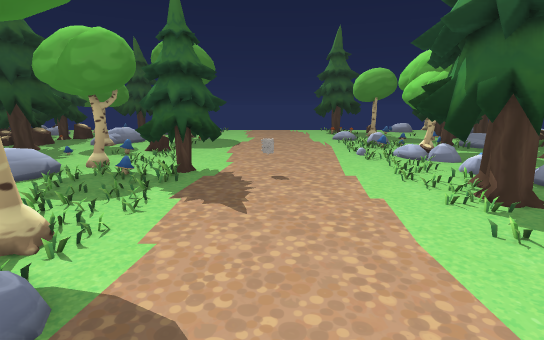
view 1 (above)

24 first-person views from a walk through a 3-D level made in the Unity game engine. The camera is 1.3 m above the floor, tilts 12° down and sees 85° across. The floor is counted in squares, 0.5 m on a side. Each view is taken from the middle of a square. On the plan, view 1 faces up. The plan holds only what a view shows up to about 19 squares ahead; the rest is blank. The place goes on beyond the plan. The player is left out.

view 2
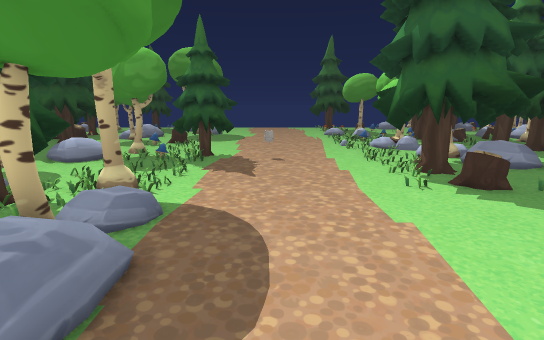

view 3
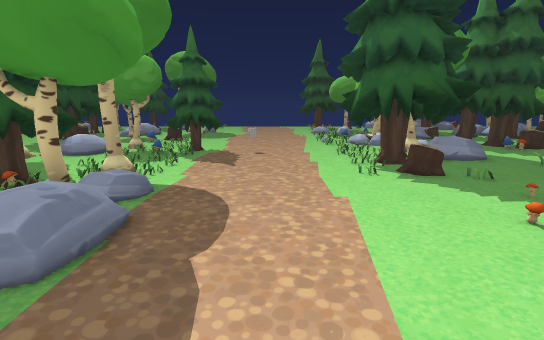

view 4
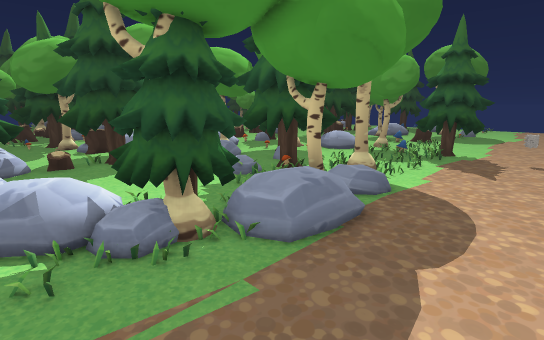

view 5
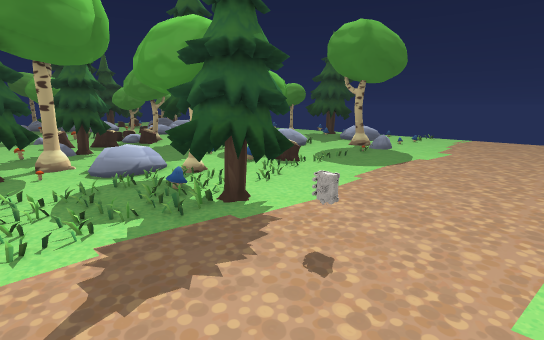

view 6
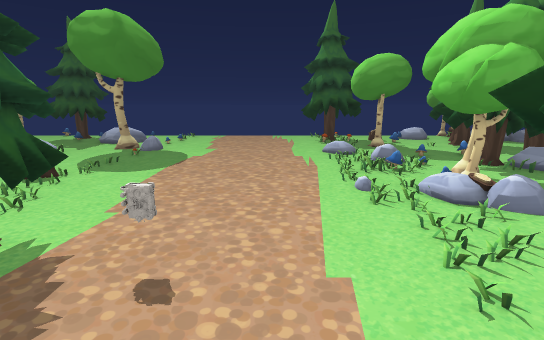

view 7
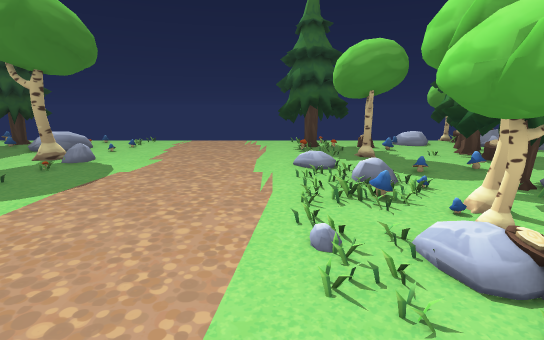

view 8
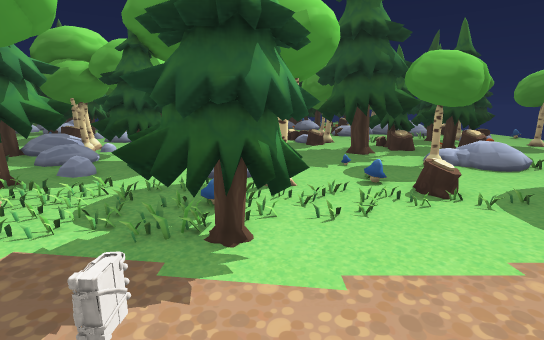

view 9
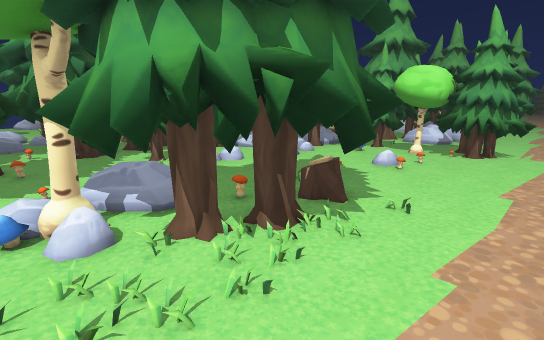

view 10
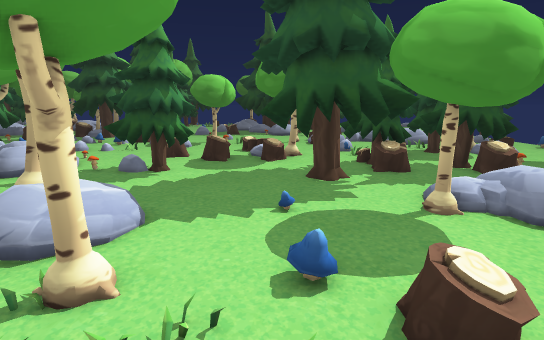

view 11
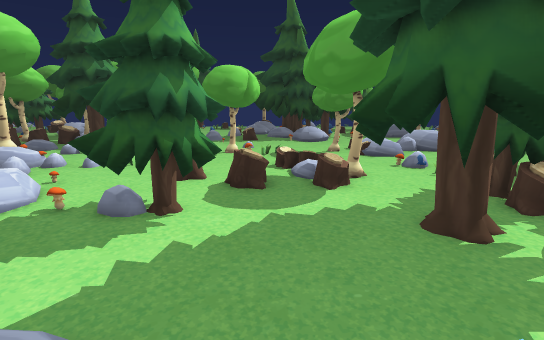

view 12
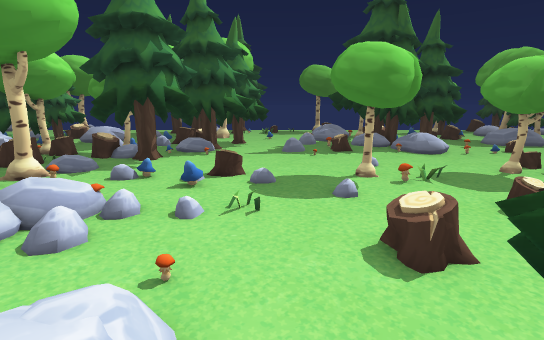

view 13
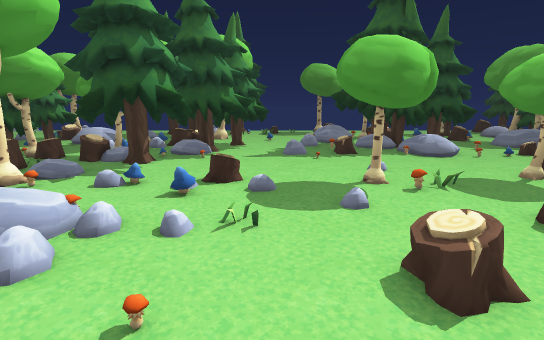

view 14
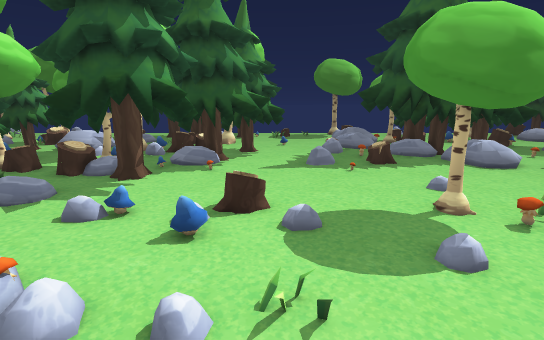

view 15
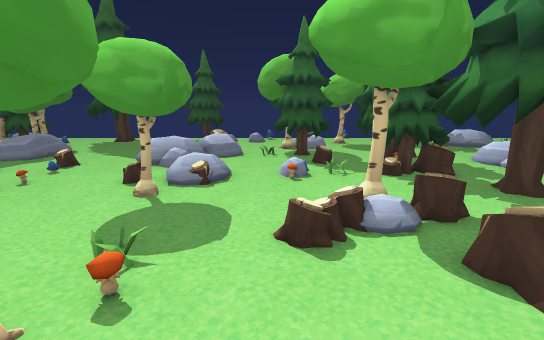

view 16
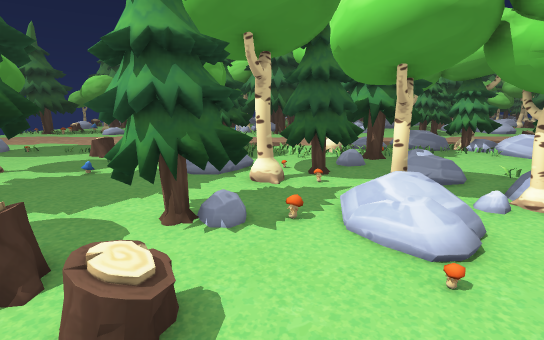

view 17
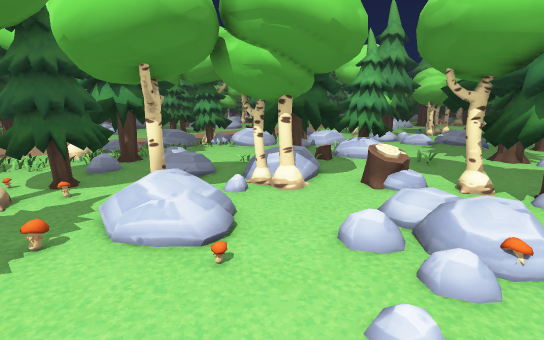

view 18
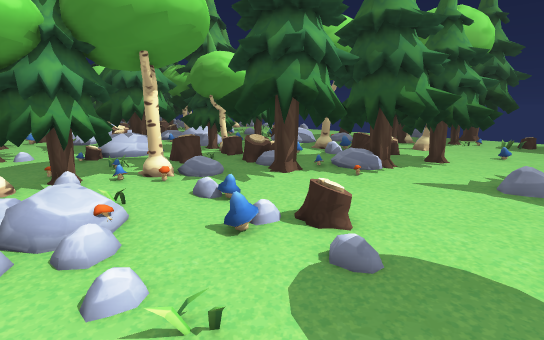

view 19
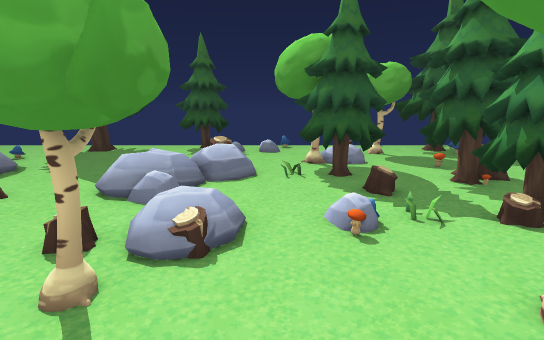

view 20
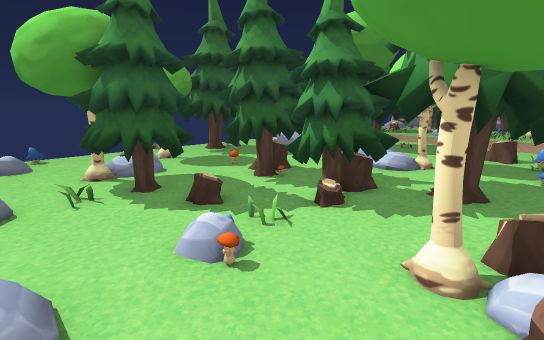

view 21
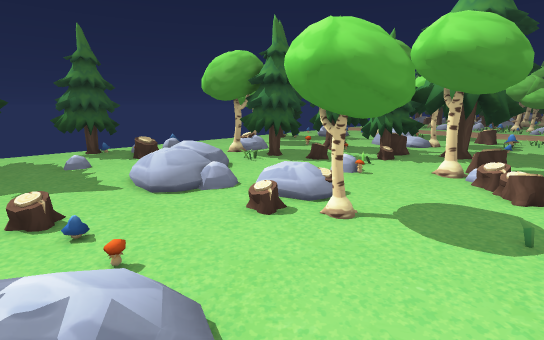

view 22
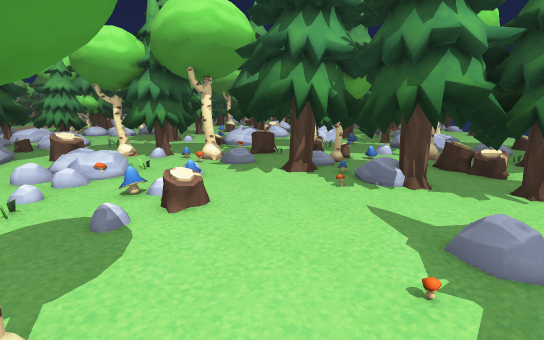

view 23
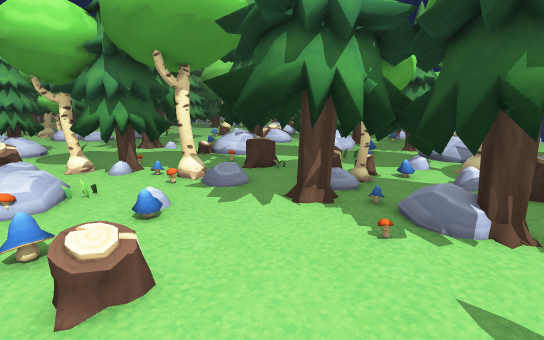

view 24
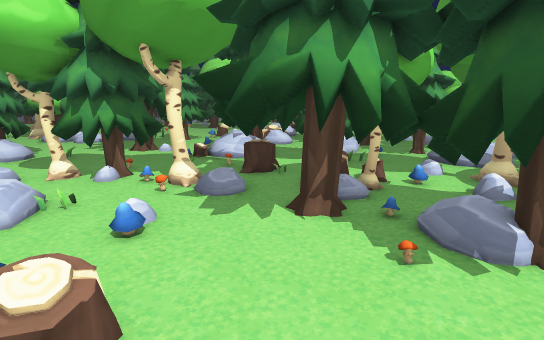

### Floor plan
Key: @ floor where view 1 was taken; # wall or solid block; . main floor; : floor 0.25 m higher than the main floor; + floor 0.5 m higher than the main floor; / step, stairs or slope; = window, fence, low wall or low ledge; T tree; M mushroom; H thing the floor can be seen under or through; S stump; O other object.
Columns run from 35 left of view 1 to 10 right of it. Each row starts with its distance up from view 1.
 26 #......   :.TTT .TTT ... ..## ...........   #.
 25 =.....: :+:.TTTTTTTTT.................... /...
 24 :.....+++....TTTTTOTT..://...............//...
 23 ......:+:........TTT..:++/...O............. .O
 22 ...:....:.......TTT...####................. ..
 21 O..M.....:...O..TTTTT. ###.................:.T
 20 TT.....//+:..M..TTTTTT ###..................OT
 19 TT.M...### ......TTTTTT###................M
 18 TT::...####... #.TTTTTT.....O..............##
 17 TT++...####... #  TTTTT....M..............###
 16 TT:O....##....### TTTT..M.................###
 15 TT...........O##..........................:::
 14 TT.........................##..TT............
 13 T......  HH.....S.TT......###.TTTT..........M
 12 O.O....HHHH......TTTT...:+###.TTTT.O.....TTT##
 11 .......HHHH....O.TTTT... +:...MTTT......TTTTT
 10  ...M...HH.......TTTT....:.....T........TTTTTT
  9 ..O................M...#T..............TTTTTTT
  8 .......................TTO..............TTTMMT
  7 TT................::  OTTT..............TTTTT.
  6 TTTT....O....:..MO ##  TTTTTT.=.........TTSTT.
  5 TTTT......M.......### ...TTTTTH...........T...
  4 TTTTMTT......:.:.......:.TTTTT ...............
  3 TTTTTTTT.M..M:.... #  :+: TOOT ::.............
  2 TTTMTTTT....:+::..####.:..TTTT H#...........O
  1   ##TTTT.....::...####.......  ##............
  0   ###TTT:...T.. SS TTTTT......###..@......M:..
 -1     SS..:##OTTT SS.TTT T......:=+.......... ..
 -2      .... TTTT## ..TTT T.....TTT:.........O ..
 -3      ..S..OTTT#....TTTT......TTT...........# .
 -4    S ..OO.. OT.......O..   .OTTT....  .TTT###.
 -5   #OTT.............TTT.     OO....    .TTO####
 -6   TTTTTTT..... ....TTT       O...   . TTOOO# #

Where each view was taken, in squares from view 1:
view 1: 0 up, 0 right, facing up
view 2: 4 down, 0 right, facing up
view 3: 6 down, 1 right, facing up
view 4: 6 down, 1 right, facing up-left
view 5: 7 up, 3 right, facing up-left
view 6: 7 up, 2 right, facing up
view 7: 11 up, 4 right, facing up
view 8: 13 up, 2 right, facing left
view 9: 13 up, 2 right, facing down-right
view 10: 16 up, 4 left, facing left
view 11: 14 up, 9 left, facing left
view 12: 8 up, 15 left, facing left
view 13: 8 up, 16 left, facing left
view 14: 7 up, 19 left, facing left
view 15: 9 up, 23 left, facing up
view 16: 9 up, 23 left, facing right
view 17: 9 up, 23 left, facing down-right
view 18: 10 up, 21 left, facing down-left
view 19: 14 up, 24 left, facing up
view 20: 16 up, 25 left, facing up-right
view 21: 14 up, 33 left, facing up-right
view 22: 14 up, 29 left, facing down
view 23: 10 up, 29 left, facing down
view 24: 9 up, 29 left, facing down
